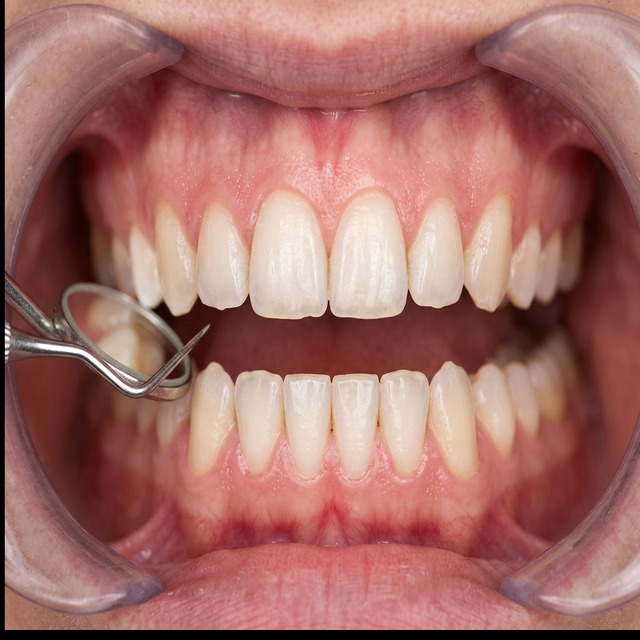
#> input picture DentalAI-Model/dataset/images/test/pt_14_front.jpg, 640 x 640 px
$ python -i image_processor.py   (imports and definitions only)   (older library calls are emulated)
#> lines starting #> are read from the running program, lines starting #| are printed output that depends on the picture
### backend/app/utils/image_utils.py
import io
import base64
from typing import Tuple, List, Dict, Any, Optional
import numpy as np
import cv2
from PIL import Image


def pil_to_cv2(pil_img: Image.Image) -> np.ndarray:
    """Converts a PIL RGB Image to an OpenCV BGR numpy ndarray."""
    rgb_arr = np.array(pil_img.convert("RGB"))
    return cv2.cvtColor(rgb_arr, cv2.COLOR_RGB2BGR)


def cv2_to_pil(cv_img: np.ndarray) -> Image.Image:
    """Converts an OpenCV BGR ndarray to a PIL RGB Image."""
    rgb_arr = cv2.cvtColor(cv_img, cv2.COLOR_BGR2RGB)
    return Image.fromarray(rgb_arr)


def bytes_to_pil(image_bytes: bytes) -> Image.Image:
    """Decodes raw image bytes into a PIL Image safely."""
    return Image.open(io.BytesIO(image_bytes)).convert("RGB")


# [147 lines left out: functions pil_to_bytes, normalize_coords, denormalize_coords, crop_region_with_padding, mask_to_normalized_polygons, mask_to_base64_overlay and 1 more, not called in this run]

### backend/app/preprocessing/image_processor.py
import cv2
import numpy as np
from PIL import Image
from typing import Tuple, Dict, Any, Optional

from app.utils.image_utils import pil_to_cv2, cv2_to_pil


class ImageProcessor:
    """
    OpenCV Dental Image Preprocessing Module.
    Responsible for image validation, colour-safe contrast enhancement (CLAHE on L-channel),
    adaptive edge-preserving denoising, and standardized resolution scaling.
    """

    def __init__(
        self,
        clahe_clip_limit: float = 2.0,
        clahe_tile_grid_size: Tuple[int, int] = (8, 8),
        target_size: Tuple[int, int] = (640, 640)
    ):
        self.clahe = cv2.createCLAHE(
            clipLimit=clahe_clip_limit,
            tileGridSize=clahe_tile_grid_size
        )
        self.target_size = target_size

    def validate_image(self, cv_img: np.ndarray) -> Tuple[bool, Optional[str]]:
        """
        Validates image dimensions, channels, and decodability.
        """
        if cv_img is None:
            return False, "Image array is null or unreadable"
        if len(cv_img.shape) != 3 or cv_img.shape[2] != 3:
            return False, f"Expected 3-channel RGB/BGR image, got shape {cv_img.shape}"
        h, w = cv_img.shape[:2]
        if h < 100 or w < 100:
            return False, f"Image resolution too low ({w}x{h}); minimum 100x100 required"
        aspect_ratio = max(w / h, h / w)
        if aspect_ratio > 4.0:
            return False, f"Extreme aspect ratio ({aspect_ratio:.1f}); standard intraoral photos expected"
        return True, None

    def enhance_contrast_lab(self, cv_img: np.ndarray) -> np.ndarray:
        """
        Applies CLAHE strictly to the Lightness (L) channel in CIE-LAB colour space.
        Preserves A* (green-red) and B* (blue-yellow) channels completely intact,
        ensuring clinical gingival redness and tooth chromatic discoloration are never distorted.
        """
        lab = cv2.cvtColor(cv_img, cv2.COLOR_BGR2LAB)
        l, a, b = cv2.split(lab)
        enhanced_l = self.clahe.apply(l)
        merged = cv2.merge((enhanced_l, a, b))
        return cv2.cvtColor(merged, cv2.COLOR_LAB2BGR)

    def light_denoise(self, cv_img: np.ndarray) -> np.ndarray:
        """
        Applies subtle bilateral filtering to reduce CMOS sensor noise in dark oral cavities
        while strictly preserving sharp tooth margins and enamel fissure borders.
        """
        return cv2.bilateralFilter(cv_img, d=5, sigmaColor=25, sigmaSpace=25)

    def letterbox_resize(
        self,
        cv_img: np.ndarray,
        target_size: Optional[Tuple[int, int]] = None
    ) -> Tuple[np.ndarray, Dict[str, Any]]:
        """
        Resizes the image to target_size maintaining aspect ratio with letterbox padding.
        Returns padded image and transform metadata for inverse coordinate mapping.
        """
        target_w, target_h = target_size or self.target_size
        h, w = cv_img.shape[:2]

        scale = min(target_w / w, target_h / h)
        new_w = int(round(w * scale))
        new_h = int(round(h * scale))

        resized = cv2.resize(cv_img, (new_w, new_h), interpolation=cv2.INTER_LINEAR)

        pad_x = (target_w - new_w) // 2
        pad_y = (target_h - new_h) // 2

        canvas = np.full((target_h, target_w, 3), 114, dtype=np.uint8)  # standard YOLO neutral grey
        canvas[pad_y:pad_y + new_h, pad_x:pad_x + new_w] = resized

        metadata = {
            "orig_w": w,
            "orig_h": h,
            "scale": scale,
            "pad_x": pad_x,
            "pad_y": pad_y,
            "target_w": target_w,
            "target_h": target_h
        }
        return canvas, metadata

    def assess_quality(self, cv_img: np.ndarray) -> Dict[str, Any]:
        """
        Computes photometric quality indicators (mean brightness, variance/sharpness, contrast).
        """
        gray = cv2.cvtColor(cv_img, cv2.COLOR_BGR2GRAY)
        brightness = float(np.mean(gray))
        # Laplacian variance as sharpness score
        sharpness = float(cv2.Laplacian(gray, cv2.CV_64F).var())
        contrast = float(gray.std())

        status = "assessed"
        note = "Adequate illumination and contrast"
        if brightness < 30:
            status = "poor_quality"
            note = "Under-illuminated photographic view; increase intraoral lighting"
        elif brightness > 235:
            status = "poor_quality"
            note = "Severe flash specular blowout / overexposure"
        elif sharpness < 20:
            status = "poor_quality"
            note = "Motion blur or optical defocus detected; retake with stable camera"

        return {
            "status": status,
            "quality_note": note,
            "brightness": round(brightness, 2),
            "sharpness": round(sharpness, 2),
            "contrast": round(contrast, 2)
        }

    def preprocess(
        self,
        image: Image.Image,
        apply_enhancement: bool = True
    ) -> Tuple[np.ndarray, Image.Image, Dict[str, Any]]:
        """
        Main OpenCV preprocessing pipeline:
        1. Convert PIL to CV2 BGR
        2. Validate
        3. Assess quality
        4. Apply CLAHE on L-channel (color-preserving)
        5. Light bilateral denoising
        Returns (preprocessed_bgr_array, preprocessed_pil_image, diagnostic_metadata)
        """
        cv_img = pil_to_cv2(image)
        is_valid, err_msg = self.validate_image(cv_img)
        if not is_valid:
            raise ValueError(f"OpenCV validation failed: {err_msg}")

        quality = self.assess_quality(cv_img)

        # Enhance contrast if not severely overexposed
        if apply_enhancement and quality["brightness"] < 220:
            enhanced = self.enhance_contrast_lab(cv_img)
            denoised = self.light_denoise(enhanced)
        else:
            denoised = cv_img

        pil_processed = cv2_to_pil(denoised)
        quality["preprocessed_resolution"] = f"{denoised.shape[1]}x{denoised.shape[0]}"
        quality["color_space"] = "LAB-Preserved RGB"

        return denoised, pil_processed, quality


image_processor = ImageProcessor()

>>> from PIL import Image
>>> picture = Image.open('../../../DentalAI-Model/dataset/images/test/pt_14_front.jpg')
#> picture is the input picture: PIL image 640x640 RGB; mean R, G, B 164.5, 110.3, 104.3
>>> result = ImageProcessor().preprocess(picture)
#> in preprocess, `is_valid, err_msg = self.validate_image(cv_img)`: is_valid = True
#> in assess_quality, `gray = cv2.cvtColor(cv_img, cv2.COLOR_BGR2GRAY)`:
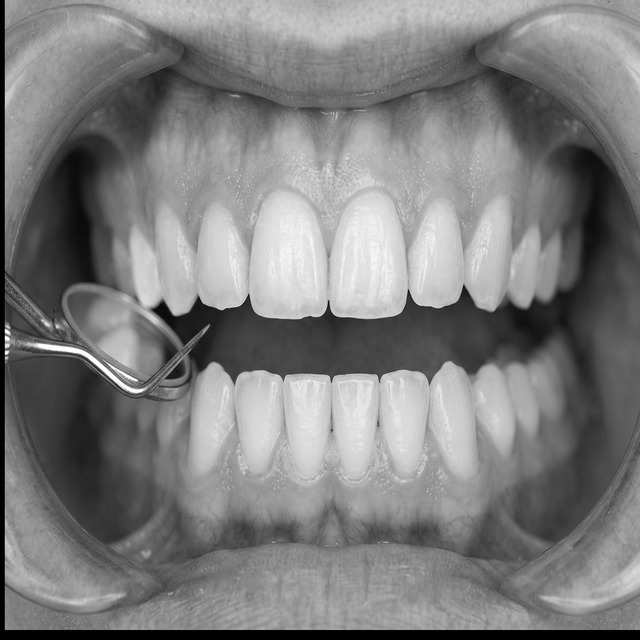
#> gray: shape (640, 640); min 0, max 255, mean 125.8
#> in assess_quality, `brightness = float(np.mean(gray))`: brightness = 125.8
#> in assess_quality, `sharpness = float(cv2.Laplacian(gray, cv2.CV_64F).var())`: sharpness = 265.7
#> in assess_quality, `contrast = float(gray.std())`: contrast = 55.4
#> in preprocess, `quality = self.assess_quality(cv_img)`: quality = {'status': 'assessed', 'quality_note': 'Adequate illumination and contrast', 'brightness': 125.8, 'sharpness': 265.7, 'contrast': 55.4}
#> in enhance_contrast_lab, `lab = cv2.cvtColor(cv_img, cv2.COLOR_BGR2LAB)`: lab: shape (640, 640, 3); mean of channels 0, 1, 2 131.7, 149.1, 140.8
#> in enhance_contrast_lab, `l, a, b = cv2.split(lab)`:
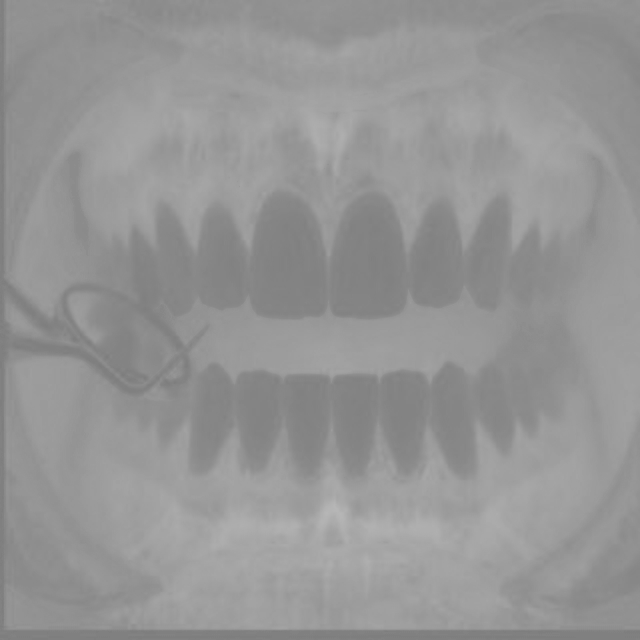
#> a: shape (640, 640); min 125, max 182, mean 149.1
#> in enhance_contrast_lab, `l, a, b = cv2.split(lab)`:
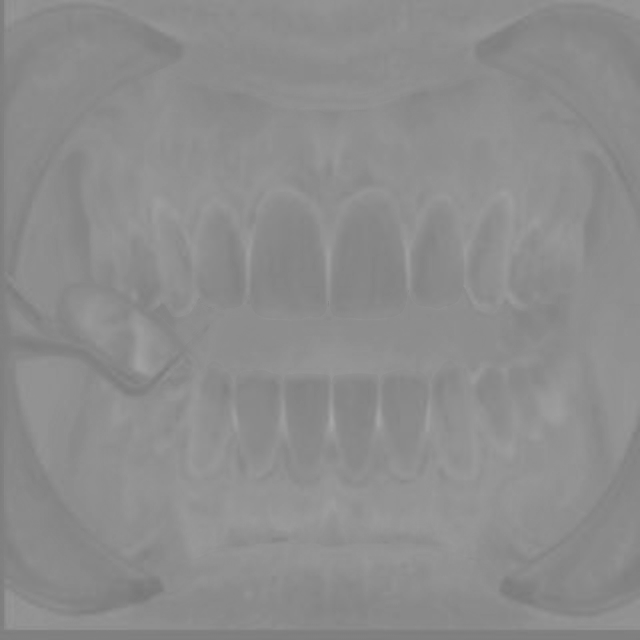
#> b: shape (640, 640); min 120, max 167, mean 140.8
#> in enhance_contrast_lab, `enhanced_l = self.clahe.apply(l)`:
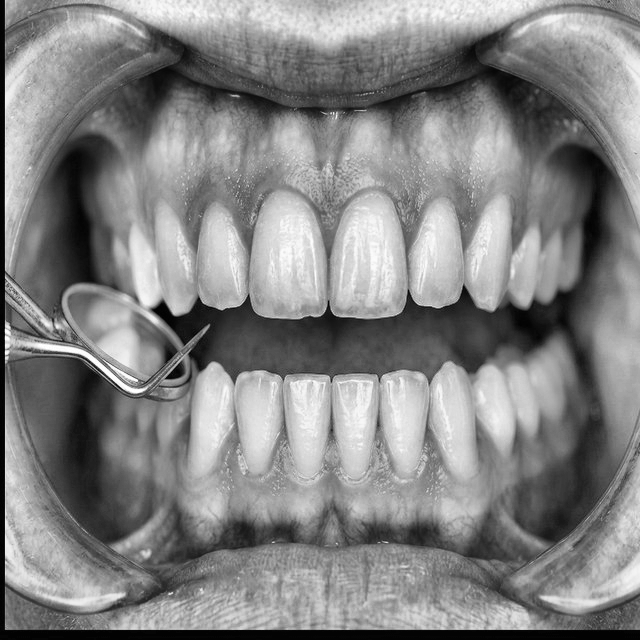
#> enhanced_l: shape (640, 640); min 2, max 255, mean 131.7
#> in enhance_contrast_lab, `merged = cv2.merge((enhanced_l, a, b))`: merged: shape (640, 640, 3); mean of channels 0, 1, 2 131.7, 149.1, 140.8
#> in enhance_contrast_lab, `return cv2.cvtColor(merged, cv2.COLOR_LAB2BGR)`:
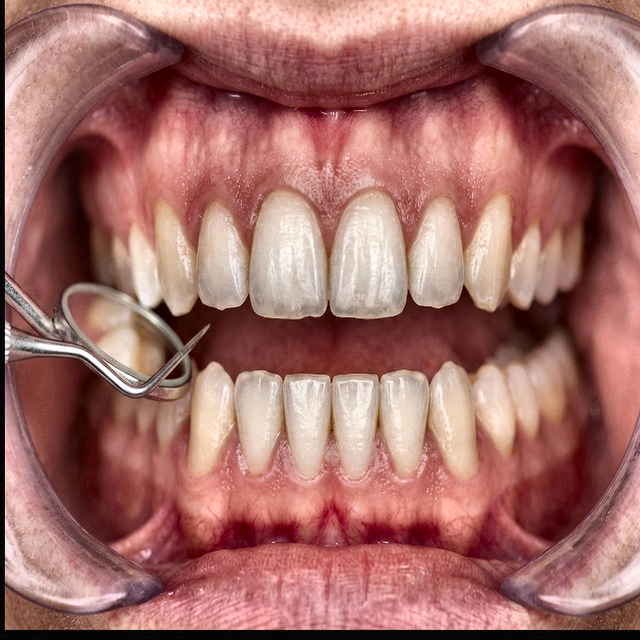
#> returned value: shape (640, 640, 3); mean B, G, R 104.8, 110.7, 164.6

$ run again, on DentalAI-Model/dataset/images/test/pt_14_lower.jpg
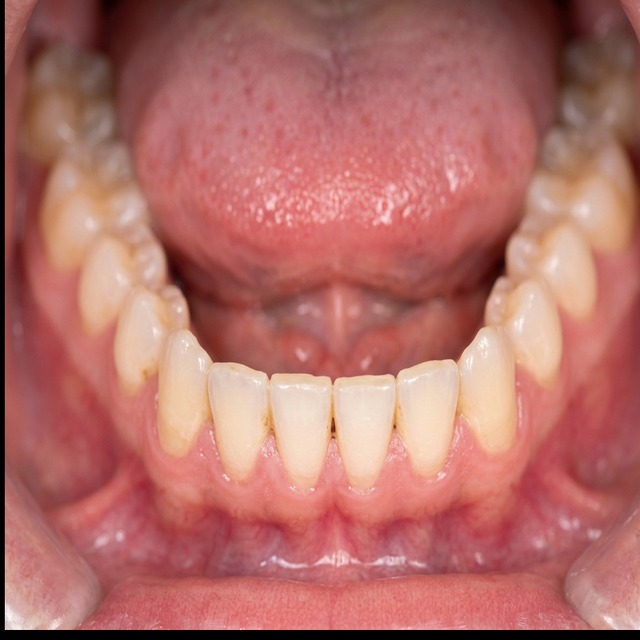
#> input picture DentalAI-Model/dataset/images/test/pt_14_lower.jpg, 640 x 640 px
#> picture is the input picture: PIL image 640x640 RGB; mean R, G, B 179.6, 110.9, 104.7
#> is_valid = True
#> in assess_quality, `gray = cv2.cvtColor(cv_img, cv2.COLOR_BGR2GRAY)`:
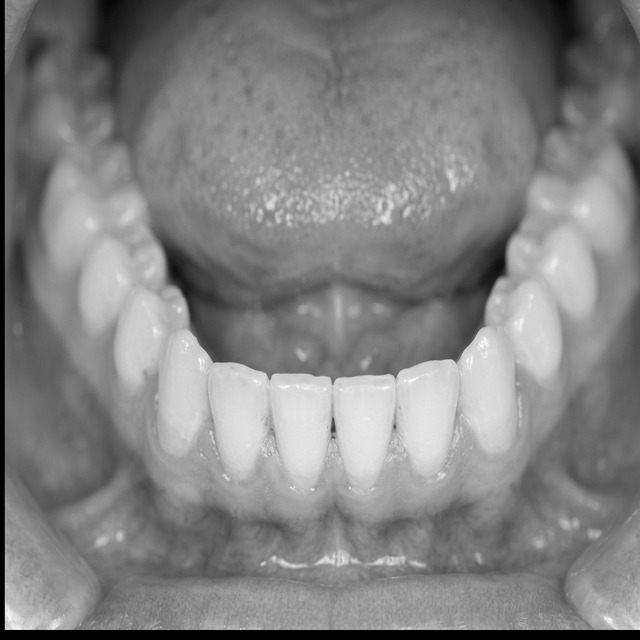
#> gray: shape (640, 640); min 0, max 253, mean 130.7
#> brightness = 130.7
#> sharpness = 134.4
#> contrast = 44.75
#> quality = {'status': 'assessed', 'quality_note': 'Adequate illumination and contrast', 'brightness': 130.7, 'sharpness': 134.4, 'contrast': 44.75}
#> lab: shape (640, 640, 3); mean of channels 0, 1, 2 137.5, 154.5, 143.5
#> merged: shape (640, 640, 3); mean of channels 0, 1, 2 135.4, 154.5, 143.5
#> in enhance_contrast_lab, `return cv2.cvtColor(merged, cv2.COLOR_LAB2BGR)`:
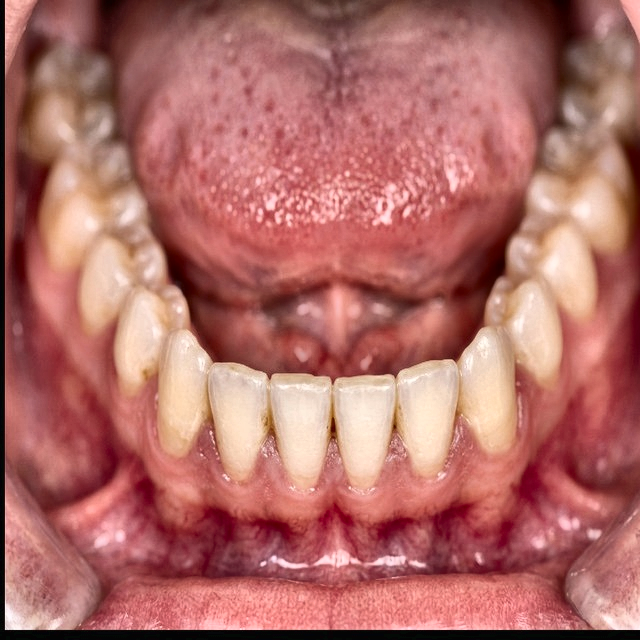
#> returned value: shape (640, 640, 3); mean B, G, R 103.4, 109.1, 177.2
